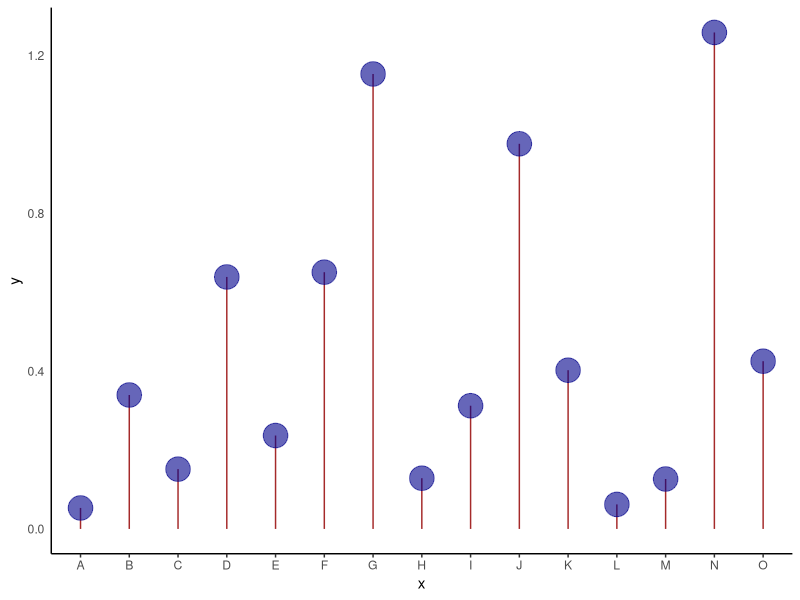

This chart was generated by the following R code:
## ---- chunk 1
library(ggplot2)
## ---- chunk 2
df <- data.frame(x = LETTERS[1:15], y = abs(rnorm(15)))
df
## ---- chunk 3
ggplot(df, aes(x, y))+
    geom_segment(aes(x, y = 0, xend = x, yend = y), color = "brown")+
    geom_point(color = "dark blue", size = 8, alpha = 0.6)+
    theme_classic()+
    theme(panel.grid.major.y = element_blank(), 
          panel.border =  element_blank(),
          axis.ticks.y = element_blank())
